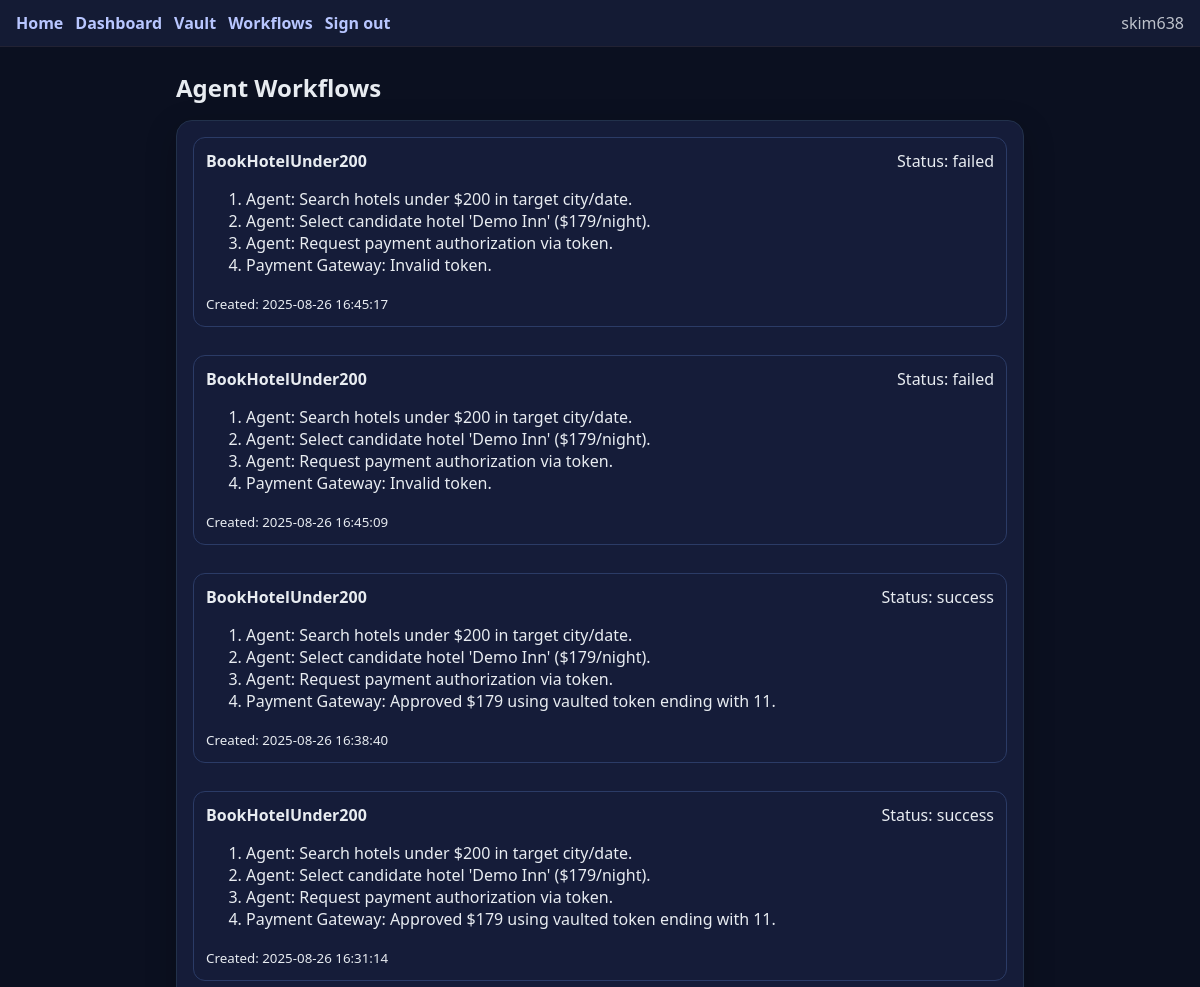
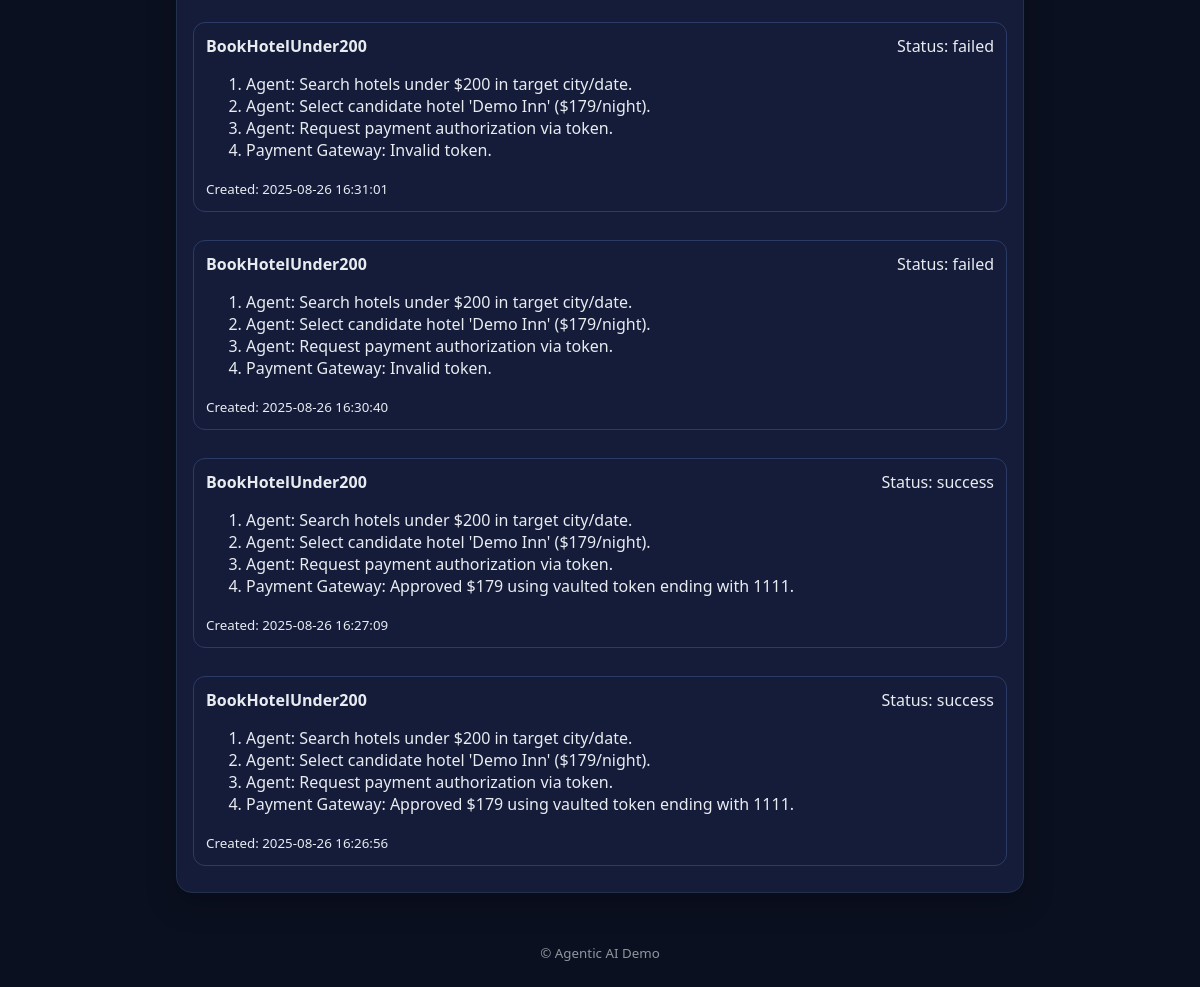
/workflows (signed in), run on the app's committed database (2 pictures, top to bottom).
### tables this page shows
CREATE TABLE workflows (
                id INTEGER PRIMARY KEY AUTOINCREMENT,
                user_id INTEGER NOT NULL,
                name TEXT NOT NULL,
                steps TEXT NOT NULL,
                status TEXT NOT NULL,
                created_at TIMESTAMP DEFAULT CURRENT_TIMESTAMP,
                FOREIGN KEY(user_id) REFERENCES users(id)
            );

### app.py (the view)
    @app.route("/workflows")
    @login_required
    def workflow_history():
        db = get_db()
        rows = db.execute("SELECT * FROM workflows WHERE user_id = ? ORDER BY id DESC",
                          (session['user_id'],)).fetchall()
        items = []
        for r in rows:
            items.append({
                "id": r["id"],
                "name": r["name"],
                "status": r["status"],
                "steps": json.loads(r["steps"]),
                "created_at": r["created_at"],
            })
        return render_template("workflows.html", items=items)

### templates/workflows.html
{% extends "base.html" %}
{% block content %}
  <h2>Agent Workflows</h2>
  {% if not items %}
    <p>No workflows yet.</p>
  {% else %}
    <div class="card" style="gap:18px;">
      {% for it in items %}
        <div style="border:1px solid #2b3b66; padding:12px; border-radius:12px; margin-bottom:10px;">
          <div style="display:flex; justify-content:space-between; align-items:center;">
            <strong>{{ it.name }}</strong>
            <span>Status: {{ it.status }}</span>
          </div>
          <ol>
            {% for s in it.steps %}
              <li>{{ s }}</li>
            {% endfor %}
          </ol>
          <small>Created: {{ it.created_at }}</small>
        </div>
      {% endfor %}
    </div>
  {% endif %}
{% endblock %}

### templates/base.html (shortened to what this page needs)
<!DOCTYPE html>
<html lang="en">
<head>
  <link rel="stylesheet" href="{{ url_for('static', filename='style.css') }}">
</head>
<body>
  <nav class="nav">
    <a href="{{ url_for('index') }}">Home</a>
    {% if session.get('user_id') %}
      <a href="{{ url_for('dashboard') }}">Dashboard</a>
      <a href="{{ url_for('vault') }}">Vault</a>
      <a href="{{ url_for('workflow_history') }}">Workflows</a>
      <a href="{{ url_for('logout') }}">Sign out</a>
      <span class="userchip">{{ session.get('username') }}</span>
    {% else %}
      <a href="{{ url_for('login') }}">Sign in</a>
      <a href="{{ url_for('register') }}">Sign up</a>
    {% endif %}
  </nav>
  <main class="container">
    {% block content %}{% endblock %}
  </main>
  <footer class="footer">
    <small>© Agentic AI Demo</small>
  </footer>
</body>
</html>

### static/style.css (style rules this page uses)
* { box-sizing: border-box; }
body { margin: 0; font-family: system-ui, -apple-system, "Segoe UI", Roboto, Helvetica, Arial, sans-serif; background: #0b1020; color: #e8ecf1; }
.nav { display: flex; gap: 12px; align-items: center; padding: 12px 16px; background: #141b34; border-bottom: 1px solid #223; }
.nav a { color: #b8c6ff; text-decoration: none; font-weight: 600; }
.nav .userchip { margin-left: auto; opacity: .8; }
.container { max-width: 880px; margin: 24px auto; padding: 0 16px; }
h1, h2, h3 { margin: 0 0 16px; }
.card { display: grid; gap: 12px; background: #151c39; padding: 16px; border-radius: 16px; border: 1px solid #22314b; box-shadow: 0 10px 30px rgba(0,0,0,.25); }
.footer { text-align: center; opacity: .6; padding: 24px; }

### data on the page
workflows: name "BookHotelUnder200", status "failed", steps "Agent: Search hotels under $200 in target city/date." "Agent: Select candidate hotel 'Demo Inn' ($179/night)." "Agent: Request payment authorization via token." "Payment Gateway: Invalid token.", created_at "2025-08-26 16:45:17"
workflows: name "BookHotelUnder200", status "failed", steps "Agent: Search hotels under $200 in target city/date." "Agent: Select candidate hotel 'Demo Inn' ($179/night)." "Agent: Request payment authorization via token." "Payment Gateway: Invalid token.", created_at "2025-08-26 16:45:09"
workflows: name "BookHotelUnder200", status "success", steps "Agent: Search hotels under $200 in target city/date." "Agent: Select candidate hotel 'Demo Inn' ($179/night)." "Agent: Request payment authorization via token." "Payment Gateway: Approved $179 using vaulted token ending with 11.", created_at "2025-08-26 16:38:40"
workflows: name "BookHotelUnder200", status "success", steps "Agent: Search hotels under $200 in target city/date." "Agent: Select candidate hotel 'Demo Inn' ($179/night)." "Agent: Request payment authorization via token." "Payment Gateway: Approved $179 using vaulted token ending with 11.", created_at "2025-08-26 16:31:14"
workflows: name "BookHotelUnder200", status "failed", steps "Agent: Search hotels under $200 in target city/date." "Agent: Select candidate hotel 'Demo Inn' ($179/night)." "Agent: Request payment authorization via token." "Payment Gateway: Invalid token.", created_at "2025-08-26 16:31:01"
workflows: name "BookHotelUnder200", status "failed", steps "Agent: Search hotels under $200 in target city/date." "Agent: Select candidate hotel 'Demo Inn' ($179/night)." "Agent: Request payment authorization via token." "Payment Gateway: Invalid token.", created_at "2025-08-26 16:30:40"
workflows: name "BookHotelUnder200", status "success", steps "Agent: Search hotels under $200 in target city/date." "Agent: Select candidate hotel 'Demo Inn' ($179/night)." "Agent: Request payment authorization via token." "Payment Gateway: Approved $179 using vaulted token ending with 1111.", created_at "2025-08-26 16:27:09"
workflows: name "BookHotelUnder200", status "success", steps "Agent: Search hotels under $200 in target city/date." "Agent: Select candidate hotel 'Demo Inn' ($179/night)." "Agent: Request payment authorization via token." "Payment Gateway: Approved $179 using vaulted token ending with 1111.", created_at "2025-08-26 16:26:56"

### other printed values
{{ session.get('username') }} "skim638"
